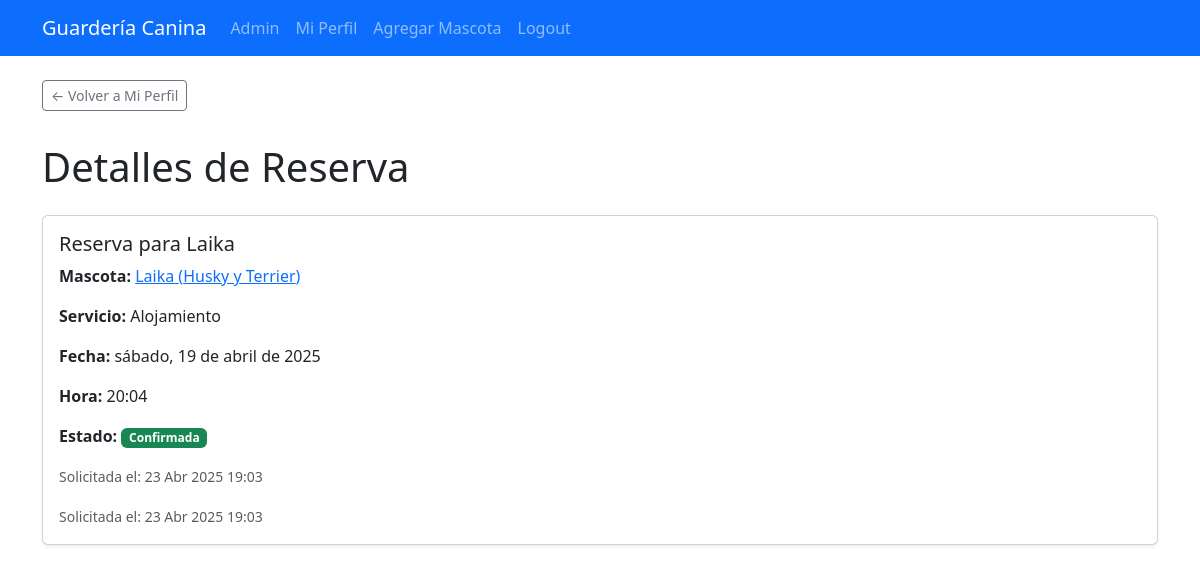
/reserva/10/ (signed in), run on the app's committed database.
### daycare/models.py (models this page shows, shortened)
class Booking(models.Model):
    pet = models.ForeignKey(Pet, on_delete=models.CASCADE, related_name='bookings')
    service = models.ForeignKey(Service, on_delete=models.CASCADE, related_name='bookings', verbose_name='Servicio')
    date = models.DateField()
    time = models.TimeField()
    status = CharField(max_length=20, choices=STATUS_CHOICES, default='Pending')
    notes = models.TextField(blank=True, null=True, verbose_name='Notas del Dueño al Reservar')
    created_at = models.DateTimeField(auto_now_add=True)
    staff_notes = models.TextField(blank=True, null=True, verbose_name='Notas Internas del Staff') # <--- Añade este campo
    class Meta:
        ordering = ['date', 'time']

class Pet(models.Model):
    owner = models.ForeignKey(Owner, on_delete=models.CASCADE, related_name='pets') # Relación muchos-a-uno con Dueño
    nombre = models.CharField(max_length=100)
    raza = models.CharField(max_length=100, blank=True, null=True)
    fecha_nacimiento = models.DateField(blank=True, null=True)
    foto = models.ImageField(upload_to='pets_photos/', blank=True, null=True)
    notas_medicas = models.TextField(blank=True, null=True) # Alergias, medicaciones, etc.
    comportamiento_notas = models.TextField(blank=True, null=True, verbose_name='Notas sobre la Mascota') # Cómo se lleva con otros perros, etc.

class Service(models.Model):
    name = models.CharField(max_length=255, unique=True, verbose_name='Nombre del Servicio') # Nombre único del servicio
    description = models.TextField(blank=True, null=True, verbose_name='Descripción') # Descripción detallada
    price = models.DecimalField(max_digits=6, decimal_places=2, null=True, blank=True, verbose_name='Precio')
    duration_description = models.CharField(max_length=100, blank=True, null=True, verbose_name='Duración (ej: Medio día, 1 hora)')
    is_active = models.BooleanField(default=True, verbose_name='Activo') # Para poder desactivar servicios temporalmente
    class Meta:
        verbose_name = 'Servicio' # Nombre singular en el Admin/Django
        verbose_name_plural = 'Servicios' # Nombre plural en el Admin/Django
        ordering = ['name'] # Ordenar servicios alfabéticamente por nombre

### daycare/views.py (the view)
# urls.py: path('reserva/<int:pk>/', views.detalle_reserva, name='detalle_reserva'),
@login_required
def detalle_reserva(request, pk):
    reserva = get_object_or_404(Booking, pk=pk)
    if reserva.pet.owner.user != request.user:
        messages.error(request, 'No tienes permiso para ver los detalles de esta reserva.')
        return HttpResponseForbidden("No tienes permiso para ver los detalles de esta reserva.")
    return render(request, 'daycare/detalle_reserva.html', {'reserva': reserva})

### daycare/templates/daycare/detalle_reserva.html (shortened to what this page needs)
{% extends 'daycare/base.html' %}
{% load static %}
{% block content %}
    <p><a href="{% url 'daycare:perfil_owner' %}" class="btn btn-outline-secondary btn-sm mb-3">← Volver a Mi Perfil</a></p>
    <h1 class="mb-4">Detalles de Reserva</h1>
    <div class="card shadow-sm">
        <div class="card-body">
            <h5 class="card-title">Reserva para {{ reserva.pet.nombre }}</h5>
            <p class="card-text"><strong>Mascota:</strong> <a href="{% url 'daycare:detalle_mascota' reserva.pet.pk %}">{{ reserva.pet.nombre }} ({{ reserva.pet.raza|default:"No especificada" }})</a></p>
            <p class="card-text"><strong>Servicio:</strong> {{ reserva.service.name }}</p>
            <p class="card-text"><strong>Fecha:</strong> {{ reserva.date|date:"l, d \d\e F \d\e Y" }}</p>
            <p class="card-text"><strong>Hora:</strong> {{ reserva.time|time:"H:i" }}</p>
            <p class="card-text">
                <strong>Estado:</strong>
                <span class="badge {% if reserva.status == 'Confirmed' %}bg-success{% elif reserva.status == 'Cancelled' %}bg-danger{% elif reserva.status == 'Completed' %}bg-secondary{% else %}bg-warning{% endif %}">
                    {{ reserva.get_status_display }}
                </span>
            </p>
            <p class="card-text"><small class="text-muted">Solicitada el: {{ reserva.created_at|date:"d M Y H:i" }}</small></p>
            <p class="card-text"><small class="text-muted">Solicitada el: {{ reserva.created_at|date:"d M Y H:i" }}</small></p>
        </div>
    </div>
{% endblock content %}

### data on the page
Booking: pet.nombre "Laika", pet.raza "Husky y Terrier", service.name "Alojamiento", date "sábado, 19 de abril de 2025", time "20:04", status "Confirmada", created_at "23 Abr 2025 19:03"
